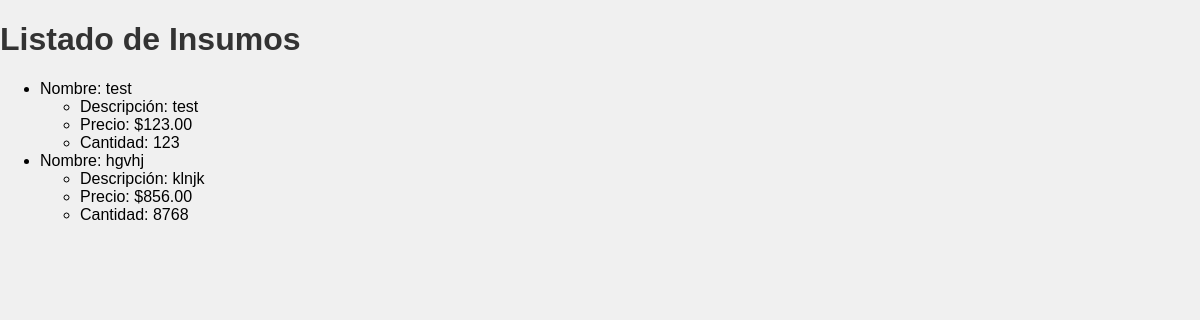
The app's page /supply/supplies/, older data.
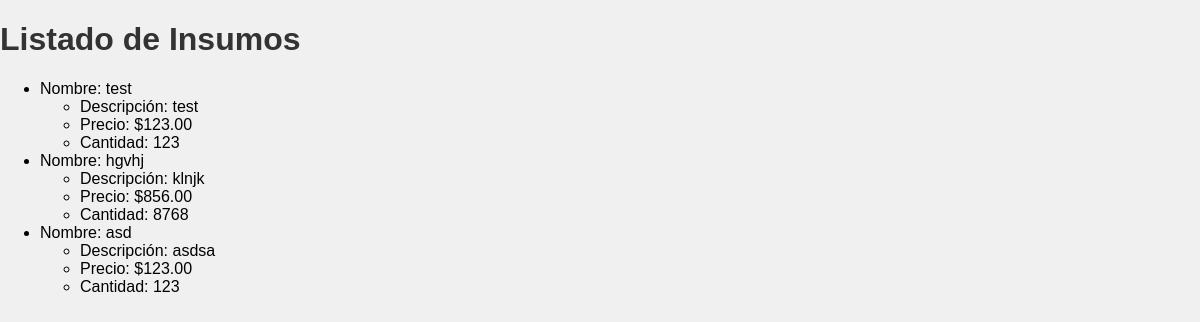
The same page, newer data.
### supply/models.py (models this page shows, shortened)
class Supply(models.Model):
    name = models.CharField(max_length=255)
    description = models.TextField()
    price = models.DecimalField(max_digits=10, decimal_places=2)
    quantity = models.IntegerField()

### supply/views.py (the view)
# urls.py: path('supply/supplies/', views.list_supplies, name='list_supplies'),
def list_supplies(request):
    supplies = Supply.objects.all()
    context = {'supplies': supplies}
    return render(request, 'list_supplies.html', context)

### supply/templates/list_supplies.html (shortened to what this page needs)
<!DOCTYPE html>
<html>
<head>
    <link rel="stylesheet" type="text/css" href="../supply.css">
<body>
    <h1>Listado de Insumos</h1>
    <ul id="list_supplies">
        {% for supply in supplies %}
            <li>Nombre: {{ supply.name }}</li>
                <ul>
                    <li>Descripción: {{ supply.description }}</li>
                    <li>Precio: ${{ supply.price }}</li>
                    <li>Cantidad: {{ supply.quantity }}</li>
                </ul>
        {% endfor %}
    </ul>
</body>
</html>

### supply/supply.css (style rules this page uses)
body { font-family: Arial, sans-serif; background-color: #f0f0f0; margin: 0; padding: 0; }
h1 { color: #333; }

Row changes from the older to the newer data that the page shows:
added Supply: name "asd", description "asdsa", price "123.00", quantity "123"
